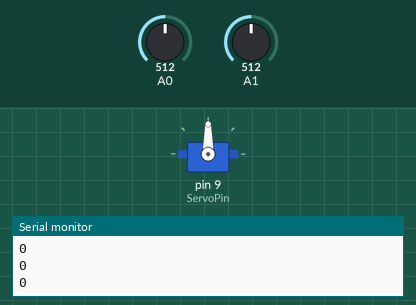
This sketch was run on a simulated Arduino Uno, built with avr-gcc and run on an emulated ATmega328P. Shown: servo, the last lines printed to the serial monitor. Inputs (shaded band) come from the test bench; at power-on: A0 = 512, A1 = 512.

Above: at 1.2 s.
1.3 s: A0 set to 716
At 2.5 s:
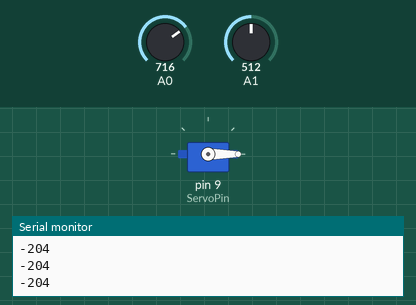
2.8 s: A1 set to 900
At 4.0 s:
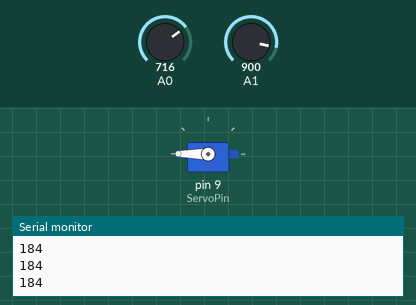
4.3 s: A0 set to 122
At 4.8 s:
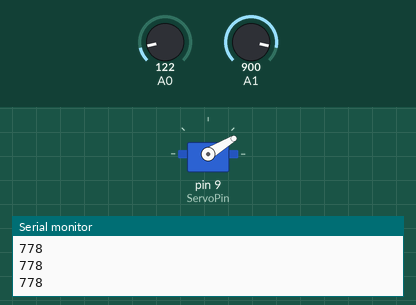
5.8 s: A1 set to 1023
At 6.5 s:
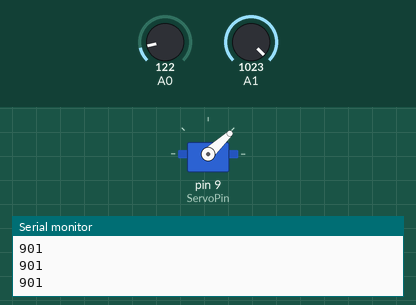
7.3 s: A1 set to 511
At 8.2 s:
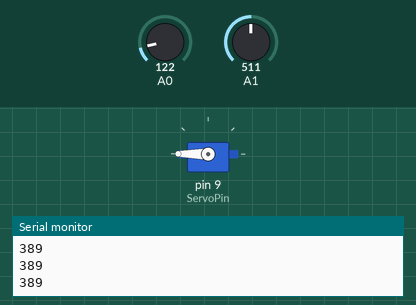
8.8 s: A1 set to 122
At 9.9 s:
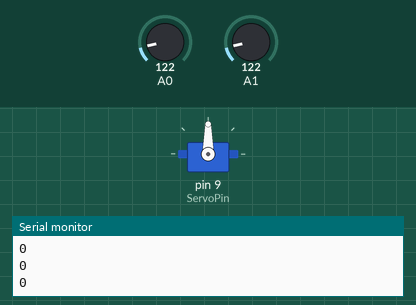
Timing chart, 0 to 11.3 s (numbered marks = the images above; inputs shaded):
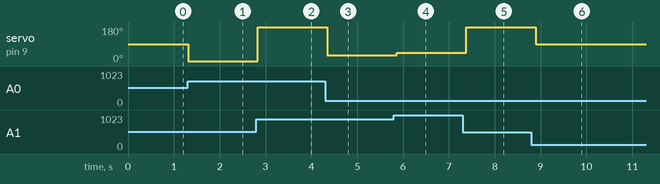

Measured:
- after the input at 1.3 s, servo on pin 9 (ServoPin): 90° → 0° at once
- after the input at 2.8 s, servo on pin 9 (ServoPin): 0° → 180° at once
- after the input at 4.3 s, servo on pin 9 (ServoPin): 180° → 31° after 0.05 s
- after the input at 5.8 s, servo on pin 9 (ServoPin): 31° → 43° after 0.06 s
- after the input at 7.3 s, servo on pin 9 (ServoPin): 43° → 180° after 0.08 s
- after the input at 8.8 s, servo on pin 9 (ServoPin): 180° → 90° after 0.09 s

The sketch:

Lichtradar.ino
```cpp
#include <Servo.h>
#define ServoPin 9
Servo meinServo;
int mittelPosition = 90;
int ergebnisMessung = 0;
int messungSample = 0;
int ansprechZeit = 100;
int anzahlMessungen = 10;
unsigned long zeitLetzeMessung = 0;

void setup(){
  meinServo.attach(ServoPin);
  Serial.begin(9600);
}

void loop(){
  int analogWertPin0 = analogRead(A0);
  int analogWertPin1 = analogRead(A1);
  if(millis() - zeitLetzeMessung > ansprechZeit){
    for(int i = 0; i < anzahlMessungen; i++){
      int messung = analogWertPin1 - analogWertPin0;
      messungSample = messungSample + messung;
    }
    ergebnisMessung = messungSample/ anzahlMessungen;
    meinServo.write(mittelPosition + ergebnisMessung);
    zeitLetzeMessung = millis();
    Serial.println(analogWertPin1 - analogWertPin0                                                            );
  }
  //Serial.println(analogRead(A0));
  //Serial.println(analogRead(A1));
  messungSample = 0;
}
```
